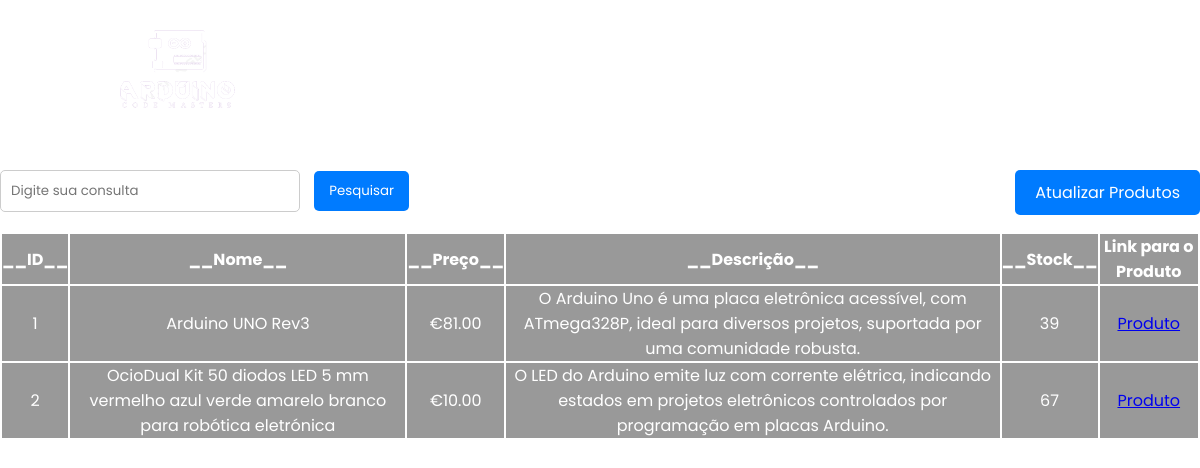
Before: /PAP/pagina2.php with the older database file.
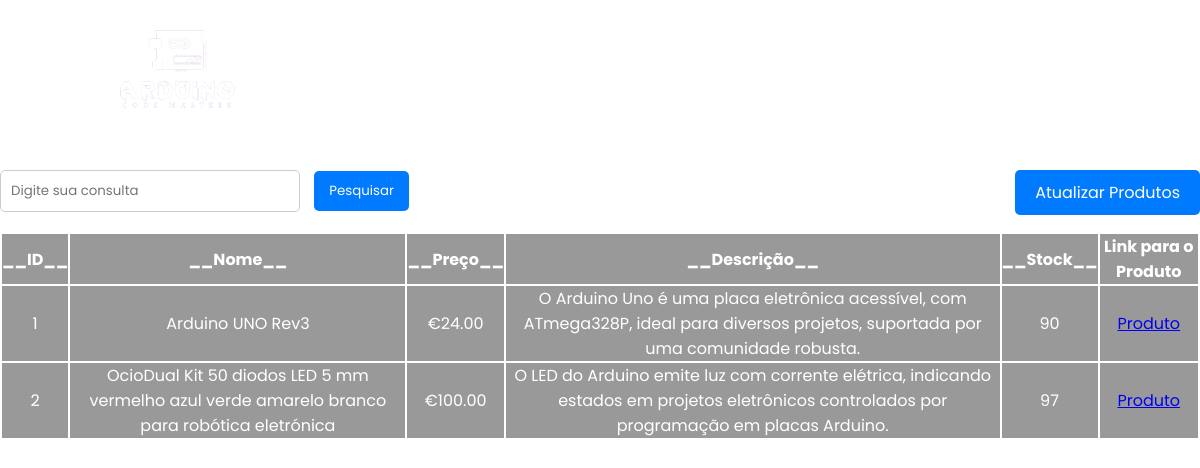
After: the same page with the newer database file.
### tables this page shows
CREATE TABLE `produtos` (
  `id` int(11) NOT NULL,
  `nome` varchar(255) NOT NULL,
  `descricao` text NOT NULL,
  `preco` decimal(10,2) NOT NULL,
  `quantidade_em_stock` int(11) NOT NULL,
  `link` varchar(255) NOT NULL
);

### PAP/pagina2.php (the view, shortened to what this page needs)
<?php
$host = "localhost";
$username = "id20757658_miguelgaitas";
$password = "MiguelGaitas24.";
$dbname = "id20757658_dados_dos_registros";
$conn = mysqli_connect($host, $username, $password, $dbname);
?>
<!DOCTYPE html>
<html>
<head>
</head>
<body>
<header>
		<h2 class="logo">
			<img src="./imagens/Capturar-removebg-preview.png" alt="Logo" class="logo-image"
				style="width: 148px; height: auto;">
		</h2>
		<nav class="navigation">
			<a href="primeira_pagina.php">Home</a>
			<a href="pagina1.php">Projetos</a>
			<a href="pagina3.php">Lojas</a>
			<a href="perguntas_e_respostas.php">Forum</a>
			<a href="contact.php">Contact</a>
			<button onclick="window.location.href= './detalhesconta.php';" class="btnlogin-popup">Conta</button>
		</nav>
	</header>
  <div class="container">
  <a href="update.php">
        <button id="atualizarProdutosButton">Atualizar Produtos</button>
    </a>
    <input type="text" id="query" placeholder="Digite sua consulta">
    <button id="searchButton">Pesquisar</button>
		<?php
$sql = "SELECT * FROM produtos";
$result = mysqli_query($conn, $sql);
if (mysqli_num_rows($result) > 0) {
    echo "<table>";
    echo "<tr><th>__ID__</th><th>__Nome__</th><th>__Preço__</th><th>__Descrição__</th><th>__Stock__</th><th>Link para o Produto</th></tr>";
    while ($row = mysqli_fetch_assoc($result)) {
        echo "<tr><td>" . $row["id"] . "  </td><td>" . $row["nome"] . "</td><td>€" . $row["preco"] . "</td><td>" . $row["descricao"] . "</td><td>" . $row["quantidade_em_stock"] ."</td><td><a href='" . $row['link'] . "'>Produto</a></td></tr>";
    }
    echo "</table>";
} else {
    echo "Não foram encontrados produtos.";
}
?>
</div>
</body>
</html>

### PAP/pagina2.php (style rules this page uses)
body { background-image: url(https://voenews.com.br/wp-content/uploads/2019/08/Berlengas-Island-_Centrode-Portugal.jpg); background-repeat: repeat; background-size: cover; margin: 0; padding: 0; font-family: 'Poppins', sans-serif; }
* { margin: 0; padding: 0; box-sizing: border-box; font-family: 'poppins', sans-serif; }
body { display: flex; justify-content: center; align-items: center; min-height: 100vh; background: url('https://img.freepik.com/free-vector/gradient-network-connection-background_23-2148865393.jpg')no-repeat; background-size: cover; background-position: center; }
header { position: fixed; top: 0; left: 0; width: 100%; height: 150px; padding: 20px 100px; display: flex; justify-content: space-between; align-items: center; z-index: 99; backdrop-filter: blur(10px); border: 2px solid rgba(255, 255, 255, .5); border-radius: 6px; }
.navigation a { position: relative; font-size: 1.1em; color: #fff; text-decoration: none; font-weight: 500; margin-left: 40px; }
.navigation a::after { content: ''; position: absolute; left: 0; bottom: -6px; width: 100%; height: 3px; background: #fff; border-radius: 5px; transform-origin: right; transform: scaleX(0); transition: transform .5s; }
.navigation .btnlogin-popup { width: 130px; height: 50px; background: transparent; border: 2px solid #fff; outline: none; border-radius: 6px; cursor: pointer; font-size: 1.1em; color: #fff; font-weight: 500; margin-left: 20px; transition: .5s; }
.container { position: absolute; top: 170px; margin-top: 0px; }
table { border-collapse: collapse; width: 100%; position: relative; }
table:before { content: ''; position: absolute; top: 0; left: 0; right: 0; bottom: 0; z-index: -1; }
th, td { text-align: center; color: white; backdrop-filter: blur(5px); background-color: rgba(0, 0, 0, 0.4); border: 2px solid white; }
th { text-align: center; color: white; backdrop-filter: blur(5px); background-color: rgba(0, 0, 0, 0.4); border: 2px solid white; }
#query { padding: 10px; width: 300px; border: 1px solid #ccc; border-radius: 5px; margin-right: 10px; }
#searchButton { padding: 10px 15px; background-color: #007bff; color: #fff; border: none; border-radius: 5px; cursor: pointer; }
#atualizarProdutosButton { display: inline-block; padding: 10px 20px; background-color: #007bff; color: #fff; border: none; border-radius: 5px; font-size: 16px; text-decoration: none; cursor: pointer; transition: background-color 0.3s; float: right; }

Changed rows visible on the page:
changed produtos "Arduino UNO Rev3": preco "81.00" → "24.00"; quantidade_em_stock "39" → "90"
changed produtos id 2: preco "10.00" → "100.00"; quantidade_em_stock "67" → "97"
